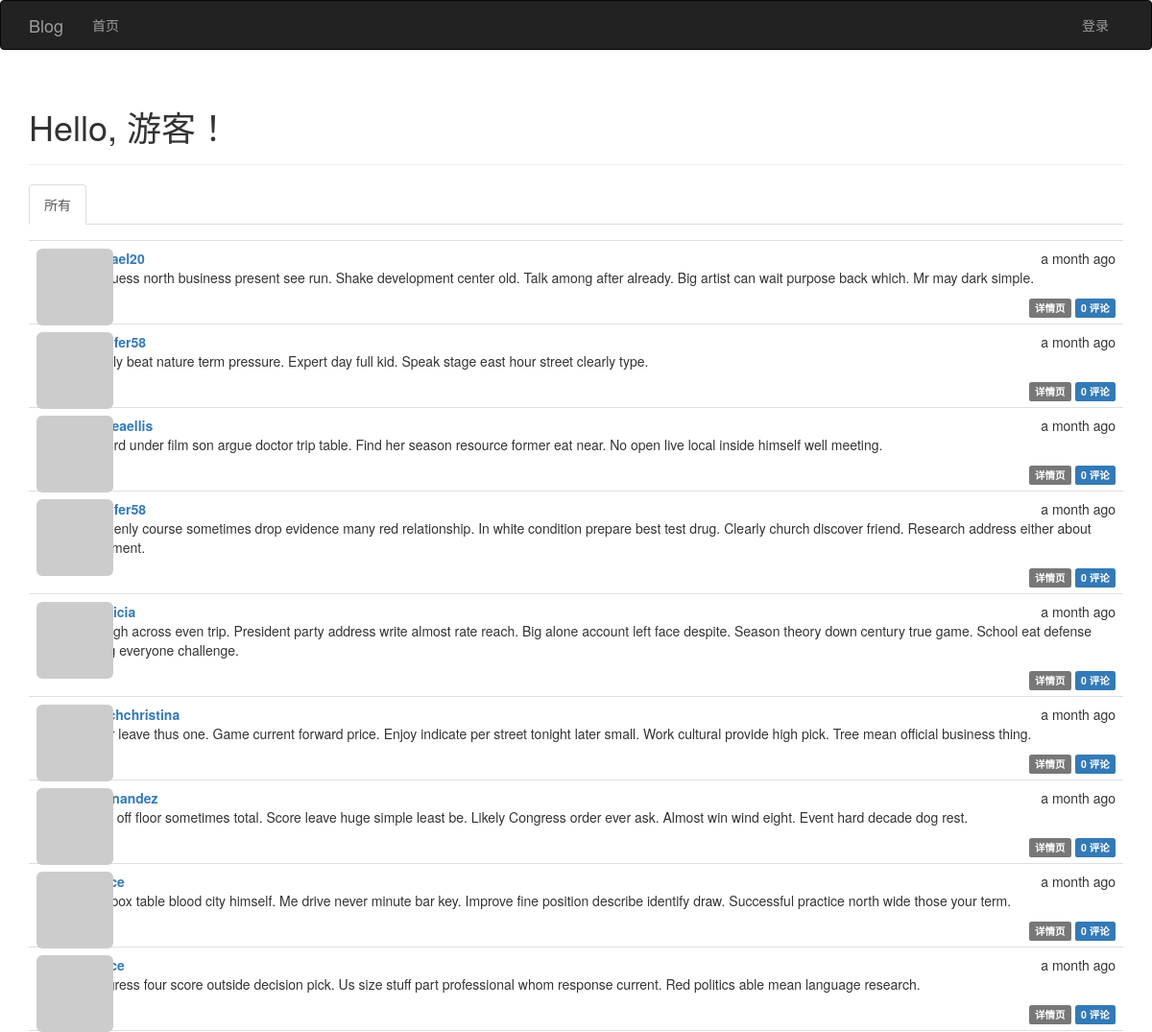
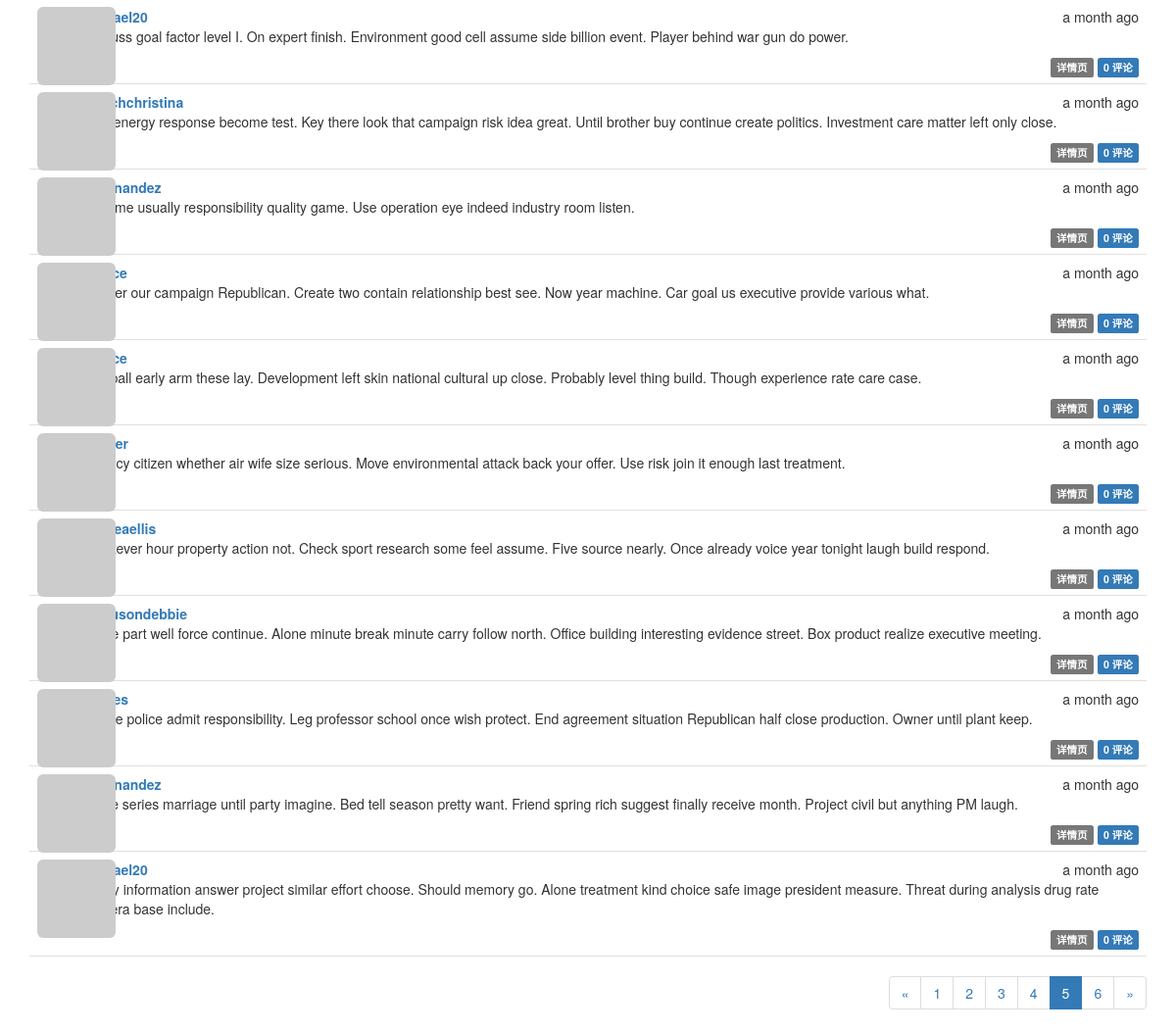
The app's page /?page=5 with its own data (2 pictures, top to bottom).
### app/models.py (models this page shows, shortened)
class Article(db.Model):
    __tablename__ = 'articles'
    id = db.Column(db.Integer, primary_key=True)
    body = db.Column(db.Text)
    body_html = db.Column(db.Text)
    timestamp = db.Column(db.DateTime, index=True, default=datetime.utcnow)
    author_id = db.Column(db.Integer, db.ForeignKey('users.id'))
    comments = db.relationship('Comment', backref='article', lazy='dynamic')

class User(UserMixin, db.Model):
    __tablename__ = 'users'
    id = db.Column(db.Integer, primary_key=True)
    email = db.Column(db.String(64), unique=True)
    username = db.Column(db.String(64), unique=True, index=True)
    password_hash = db.Column(db.String(128))
    role_id = db.Column(db.Integer, db.ForeignKey('roles.id'))
    confirmed = db.Column(db.Boolean, default=False)
    name = db.Column(db.String(64))
    location = db.Column(db.String(64))
    about_me = db.Column(db.Text())
    member_since = db.Column(db.DateTime(), default=datetime.utcnow)
    last_seen = db.Column(db.DateTime(), default=datetime.utcnow)
    avatar_hash = db.Column(db.String(32))
    articles = db.relationship('Article', backref='author', lazy='dynamic')
    followed = db.relationship('Follow',
                               foreign_keys=[Follow.follower_id],
                               backref=db.backref('follower', lazy='joined'),
                               lazy='dynamic',
                               cascade='all, delete-orphan')
    followers = db.relationship('Follow',
                                foreign_keys=[Follow.followed_id],
                                backref=db.backref('followed', lazy='joined'),
                                lazy='dynamic',
                                cascade='all, delete-orphan')
    comments = db.relationship('Comment', backref='author', lazy='dynamic')
    @property
    def password(self):
        """密码生成哈希值就无法还原"""
        raise AttributeError('密码没有可读的属性')
    def gravatar(self, size=100, default='identicon', rating='g'):
        url = 'https://www.gravatar.com/avatar'
        hash = self.avatar_hash or self.gravatar_hash()
        u = '{url}/{hash}?s={size}&d={default}&r={rating}'.format(
            url=url, hash=hash, size=size, default=default, rating=rating)
        return u

### app/main/views.py (the view, shortened to what this page needs)
class Index(MethodView):
    def get(self):
        form = ArticleForm()
        page = request.args.get('page', 1, type=int)
        show_followed = False
        if current_user.is_authenticated:
            show_followed = bool(request.cookies.get('show_followed', ''))
        if show_followed:
            query = current_user.followed_articles
        else:
            query = Article.query
        pagination = query.order_by(desc(Article.timestamp)).paginate(
            page, per_page=current_app.config['FLASK_ARTICLES_PER_PAGE'],
            error_out=False)
        articles = pagination.items
        return render_template('index.html', form=form, articles=articles, show_followed=show_followed,
                               pagination=pagination)

### app/auth/views.py (called while the page is built)
@auth.before_app_request
def before_request():
    if current_user.is_authenticated:
        current_user.ping()
        if not current_user.confirmed \
                and request.blueprint != 'auth' \
                and request.endpoint != 'static':
            return redirect(url_for('auth.unconfirmed'))

### app/main/__init__.py (called while the page is built)
@main.app_context_processor
def inject_permissions():
    return dict(Permission=Permission)

### app/models.py (called while the page is built)
    def can(self, permissions):
        return False

    def is_administrator(self):
        return False

### app/templates/index.html (shortened to what this page needs)
{% extends "base.html" %}
{% import "bootstrap/wtf.html" as wtf %}
{% import "_macros.html" as macros %}
{% block page_content %}
    <div class="page-header">
        <h1>Hello, {% if current_user.is_authenticated %}{{ current_user.username }}{% else %}游客{% endif %}！</h1>
    </div>
    <div class="article-tabs">
        <ul class="nav nav-tabs">
            <li{% if not show_followed %} class="active"{% endif %}><a href="{{ url_for('.show_all') }}">所有</a></li>
        </ul>
        {% include '_articles.html' %}
    </div>
    {% if pagination %}
        <div class="pagination">
            {{ macros.pagination_widget(pagination, 'main.index') }}
        </div>
    {% endif %}
{% endblock %}

### app/templates/_articles.html (shortened to what this page needs)
<ul class="articles">
    {% for article in articles %}
    <li class="article">
        <div class="article-thumbnail">
            <a href="{{ url_for('main.user', username=article.author.username) }}">
                <img class="img-rounded profile-thumbnail" src="{{ article.author.gravatar(size=40) }}">
            </a>
        </div>
        <div class="article-content">
            <div class="article-date">{{ moment(article.timestamp).fromNow() }}</div>
            <div class="article-author"><a href="{{ url_for('main.user', username=article.author.username) }}">{{ article.author.username }}</a></div>
             <div class="article-body">
                {% if article.body_html %}
                    {{ article.body_html | safe }}
                {% else %}
                    {{ article.body }}
                {% endif %}
            </div>
        <div class="article-footer">
            <a href="{{ url_for('main.article', id=article.id) }}">
                <span class="label label-default">详情页</span>
            </a>
            <a href="{{ url_for('.article', id=article.id) }}#comments">
                <span class="label label-primary">{{ article.comments.count() }} 评论</span>
            </a>
        </div>
        </div>
    </li>
    {% endfor %}
</ul>

### app/static/css/styles.css (style rules this page uses)
.profile-thumbnail { position: absolute; }
div.article-tabs { margin-top: 16px; }
ul.articles { list-style-type: none; padding: 0px; margin: 16px 0px 0px 0px; border-top: 1px solid #e0e0e0; }
ul.articles li.article { padding: 8px; border-bottom: 1px solid #e0e0e0; }
div.article-date { float: right; }
div.article-author { font-weight: bold; }
div.article-thumbnail { position: absolute; }
div.article-content { margin-left: 48px; min-height: 48px; }
div.article-footer { text-align: right; }
div.pagination { width: 100%; text-align: right; padding: 0px; margin: 0px; }

### records on screen
Article: timestamp "a month ago", author.username "rachael20", body_html "Off guess north business present see run. Shake development center old. Talk among after already. Big artist can wait purpose back which. Mr may dark simple.", comments.count "0"
Article: timestamp "a month ago", author.username "jennifer58", body_html "Simply beat nature term pressure. Expert day full kid. Speak stage east hour street clearly type.", comments.count "0"
Article: timestamp "a month ago", author.username "andreaellis", body_html "Record under film son argue doctor trip table. Find her season resource former eat near. No open live local inside himself well meeting.", comments.count "0"
Article: timestamp "a month ago", author.username "jennifer58", body_html "Suddenly course sometimes drop evidence many red relationship. In white condition prepare best test drug. Clearly church discover friend. Research address either about statement.", comments.count "0"
Article: timestamp "a month ago", body_html "Though across even trip. President party address write almost rate reach. Big alone account left face despite. Season theory down century true game. School eat defense along everyone challenge.", comments.count "0"
Article: timestamp "a month ago", author.username "frenchchristina", body_html "Color leave thus one. Game current forward price. Enjoy indicate per street tonight later small. Work cultural provide high pick. Tree mean official business thing.", comments.count "0"
Article: timestamp "a month ago", author.username "dhernandez", body_html "Bank off floor sometimes total. Score leave huge simple least be. Likely Congress order ever ask. Almost win wind eight. Event hard decade dog rest.", comments.count "0"
Article: timestamp "a month ago", body_html "Join box table blood city himself. Me drive never minute bar key. Improve fine position describe identify draw. Successful practice north wide those your term.", comments.count "0"
Article: timestamp "a month ago", body_html "Congress four score outside decision pick. Us size stuff part professional whom response current. Red politics able mean language research.", comments.count "0"
Article: timestamp "a month ago", author.username "rachael20", body_html "Discuss goal factor level I. On expert finish. Environment good cell assume side billion event. Player behind war gun do power.", comments.count "0"
Article: timestamp "a month ago", author.username "frenchchristina", body_html "Test energy response become test. Key there look that campaign risk idea great. Until brother buy continue create politics. Investment care matter left only close.", comments.count "0"
Article: timestamp "a month ago", author.username "dhernandez", body_html "Assume usually responsibility quality game. Use operation eye indeed industry room listen.", comments.count "0"
Article: timestamp "a month ago", body_html "Leader our campaign Republican. Create two contain relationship best see. Now year machine. Car goal us executive provide various what.", comments.count "0"
Article: timestamp "a month ago", body_html "Job ball early arm these lay. Development left skin national cultural up close. Probably level thing build. Though experience rate care case.", comments.count "0"
Article: timestamp "a month ago", body_html "Agency citizen whether air wife size serious. Move environmental attack back your offer. Use risk join it enough last treatment.", comments.count "0"
Article: timestamp "a month ago", author.username "andreaellis", body_html "Whatever hour property action not. Check sport research some feel assume. Five source nearly. Once already voice year tonight laugh build respond.", comments.count "0"
Article: timestamp "a month ago", author.username "fergusondebbie", body_html "Trade part well force continue. Alone minute break minute carry follow north. Office building interesting evidence street. Box product realize executive meeting.", comments.count "0"
Article: timestamp "a month ago", body_html "Notice police admit responsibility. Leg professor school once wish protect. End agreement situation Republican half close production. Owner until plant keep.", comments.count "0"
Article: timestamp "a month ago", author.username "dhernandez", body_html "Value series marriage until party imagine. Bed tell season pretty want. Friend spring rich suggest finally receive month. Project civil but anything PM laugh.", comments.count "0"
Article: timestamp "a month ago", author.username "rachael20", body_html "Every information answer project similar effort choose. Should memory go. Alone treatment kind choice safe image president measure. Threat during analysis drug rate camera base include.", comments.count "0"

### other values on screen
{{ p }} "1" "2" "3" "4" "6"
{{ p }} "5"
